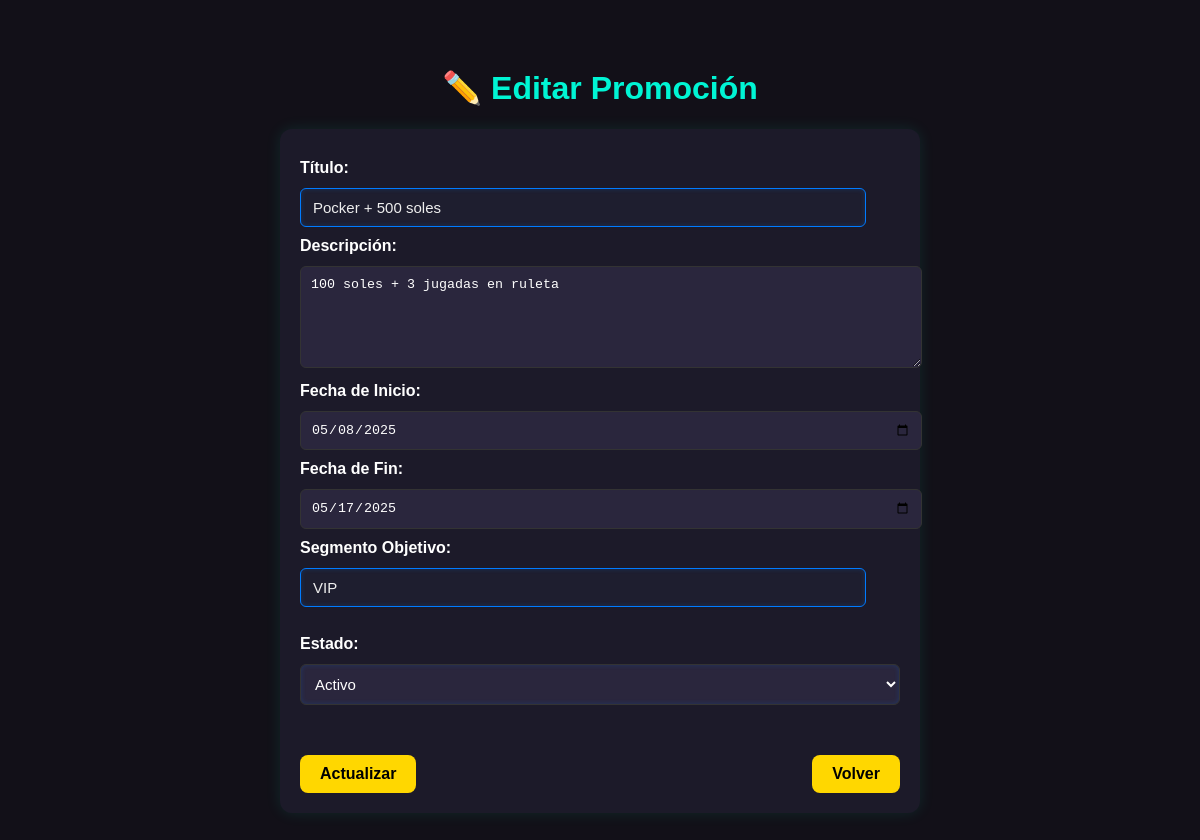
Page /promociones/editar_promocion.php?id=1 on the earlier database version.
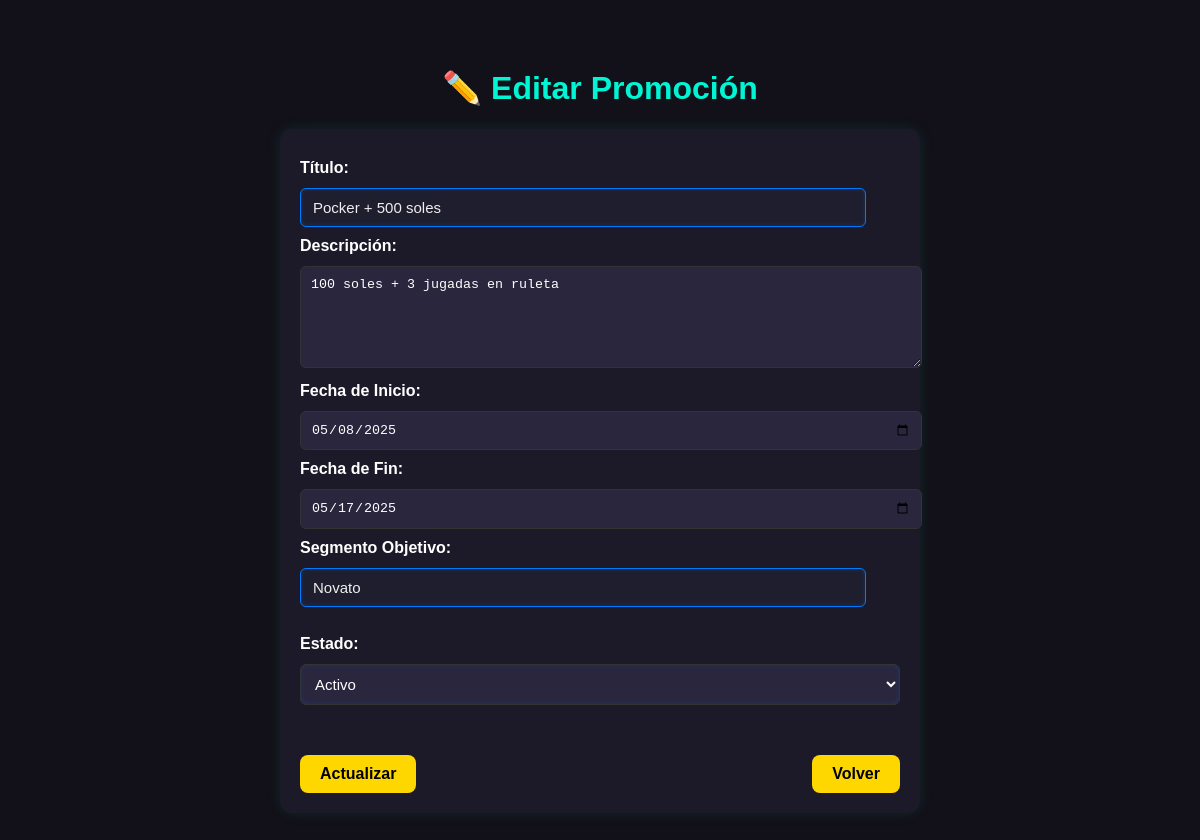
Same page on the later database version.
### tables this page shows
CREATE TABLE `promociones` (
  `id` int(11) NOT NULL,
  `titulo` varchar(255) DEFAULT NULL,
  `descripcion` text DEFAULT NULL,
  `fecha_inicio` date DEFAULT NULL,
  `fecha_fin` date DEFAULT NULL,
  `segmento_objetivo` text DEFAULT NULL,
  `estado` varchar(20) DEFAULT 'Activo'
);

### promociones/editar_promocion.php (the view, shortened to what this page needs)
<?php
$conexion = new mysqli("localhost", "root", "", "atlantic_city_db");
$id = $_GET['id'];
$resultado = $conexion->query("SELECT * FROM promociones WHERE id = $id");
$promocion = $resultado->fetch_assoc();
?>
<!DOCTYPE html>
<html lang="es">
<head>
  <link rel="stylesheet" href="../css/editar_promocion.css">
  <link rel="stylesheet" href="../css/btns.css">
</head>
<body>
  <h1>✏️ Editar Promoción</h1>
  <form action="actualizar_promocion.php" method="POST" class="formulario">
    <label for="titulo">Título:</label>
    <input type="text" id="titulo" name="titulo" value="<?php echo $promocion['titulo']; ?>" required>
    <label for="descripcion">Descripción:</label>
    <textarea id="descripcion" name="descripcion"><?php echo $promocion['descripcion']; ?></textarea>
    <label for="fecha_inicio">Fecha de Inicio:</label>
    <input type="date" id="fecha_inicio" name="fecha_inicio" value="<?php echo $promocion['fecha_inicio']; ?>" required>
    <label for="fecha_fin">Fecha de Fin:</label>
    <input type="date" id="fecha_fin" name="fecha_fin" value="<?php echo $promocion['fecha_fin']; ?>" required>
    <label for="segmento_objetivo">Segmento Objetivo:</label>
    <input type="text" id="segmento_objetivo" name="segmento_objetivo" value="<?php echo $promocion['segmento_objetivo']; ?>" placeholder="Segmento (ej: VIP, Jugadores frecuentes, Novato)">
    <br><br>
    <label for="estado">Estado:</label>
    <select id="estado" name="estado" required>
      <option value="activo" <?php echo $promocion['estado'] === 'activo' ? 'selected' : ''; ?>>Activo</option>
    </select>
    <div class="botones">
      <button type="submit" class="btn btn-actualizar">Actualizar</button>
      <a href="listar_promociones.php" class="btn btn-volver">Volver</a>
    </div>
  </form>
</body>
</html>

Differences in the rows shown:
changed promociones "Pocker + 500 soles": segmento_objetivo "VIP" → "Novato"
